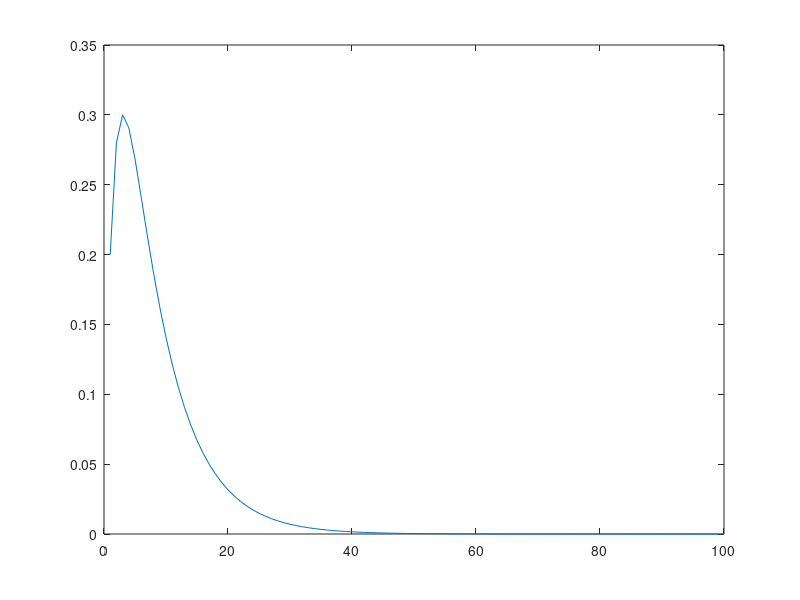
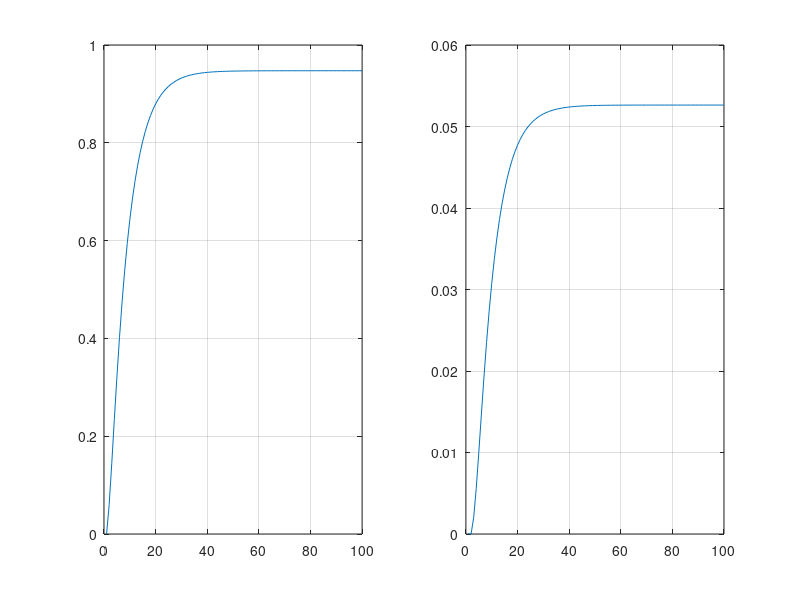

The MATLAB script that drew these images, in order:
clear all
% a
% T = [0.8 0 0 0.3 0
%      0.2 0.6 0 0.2 0
%      0 0.3 1 0 0
%      0 0.1 0 0.4 0
%      0 0 0 0.1 1];

% T canonico
T = [0.8 0 0.3 0 0
    0.2 0.6 0.2 0 0
    0 0.1 0.4 0 0
    0 0.3 0 1 0
    0 0 0.1 0 1];
sum(T)
T>=0 & T<=1

% b
TcopyB = T;
probArr = zeros(1,100);
vArr = zeros(1,100);
v = [1 0 0 0 0]';
% duas maneiras, com T*T ou T*v
for n = 1:100
    probArr(n)= TcopyB(2,1);
    TcopyB = TcopyB*T;
    v = T*v;
    vArr(n) = v(2);
end
figure(1)
plot(1:100,probArr)

% c
TcopyC = T;
prob3Arr = zeros(1,100);
prob5Arr = zeros(1,100);
% duas maneiras, com T*T ou T*v
for n = 1:100
    prob3Arr(n)= TcopyC(4,1);
    prob5Arr(n)= TcopyC(5,1);
    TcopyC = TcopyC*T;
end
figure(2)
subplot(1,2,1)
plot(1:100,prob3Arr)
grid("on")
subplot(1,2,2)
plot(1:100,prob5Arr)
grid("on")

% d
% matriz Q = matriz de transiçao que nao vao dar a probabilidades
% absoverventes
% Q = ---------
%     |\ 1 2 4| 3 5
%     |1      |
%     |2      |
%     |4      |
%     --------- 
%     3
%     5

Q = [0.8 0 0.3 
     0.2 0.6 0.2 
     0 0.1 0.4];
% nena = 3
% Q = T(1:nena,1:nena)
sum(Q)
Q>=0 & Q<=1

% e
% matriz fundamental = Indentidade - matriz Q
F = (eye(3,3) - Q)^-1;

% f
t = F'*ones(3,1);

% g
R = [0 0.3 0
     0 0 0.1];

B = R*F;
B(:,1)
